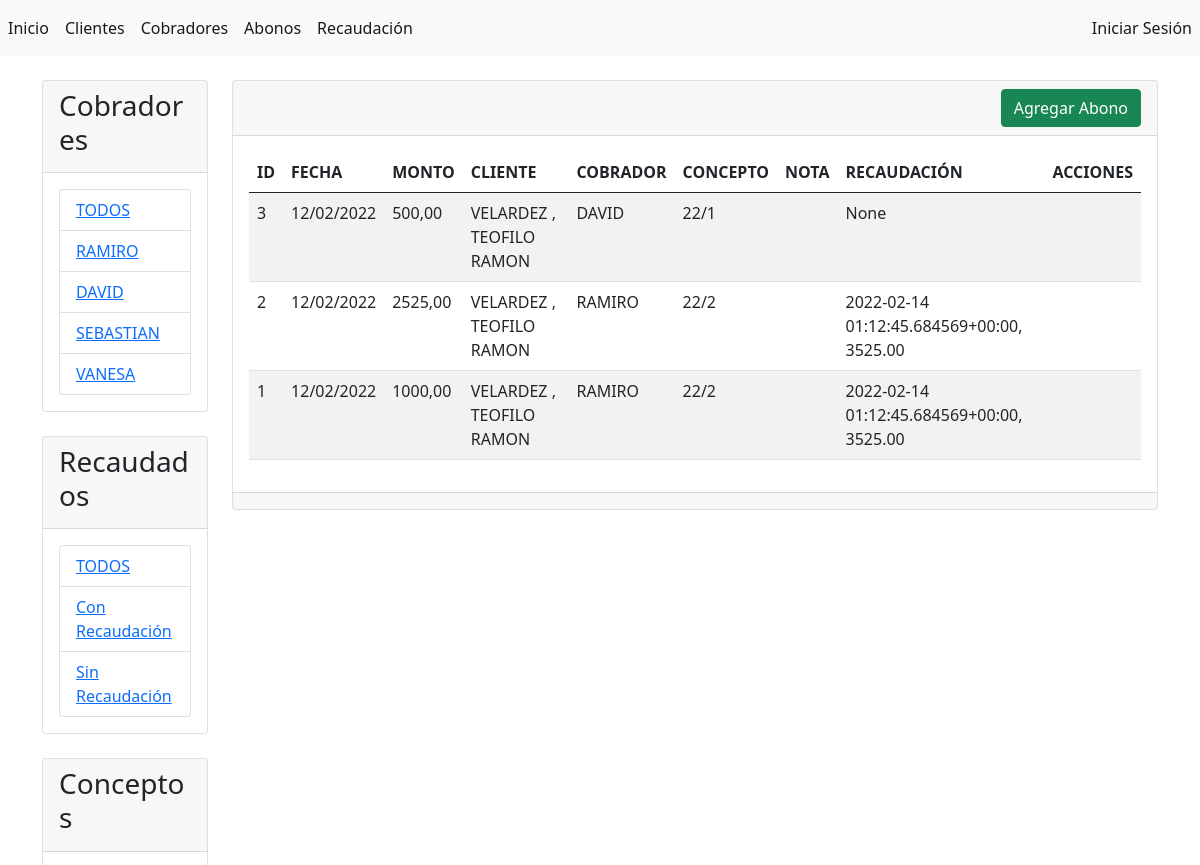
The page /abonos/ (upper part) on the database as committed earlier.
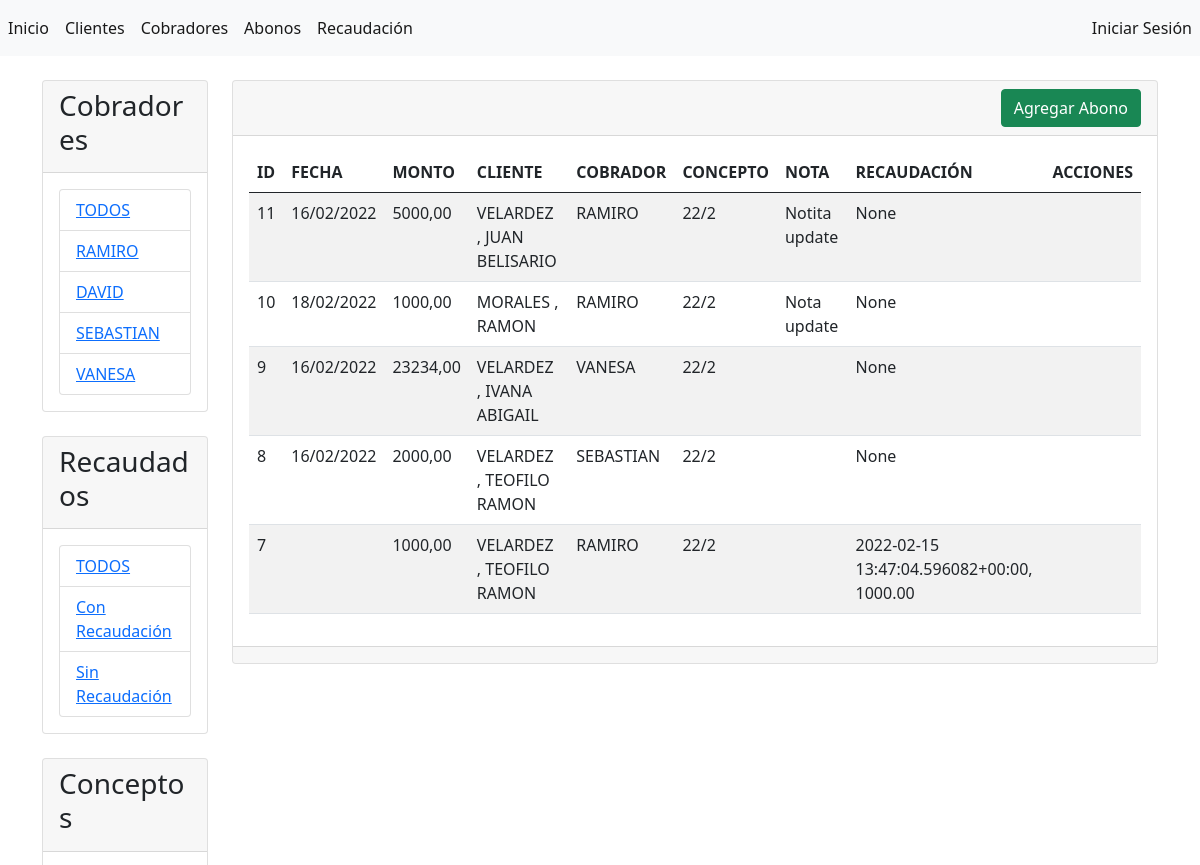
The same page on the database as committed later.
### abonos/models.py (models this page shows, shortened)
class Cobrador(models.Model):
    nombre = models.CharField(max_length=45, verbose_name="nombre")
    activo = models.BooleanField(default=True, verbose_name="activo")
    usuario = models.ForeignKey(User,null=True, on_delete=SET_NULL)
    creado = models.DateTimeField(auto_now_add=True)
    modificado = models.DateTimeField(auto_now=True)
    class Meta:
        verbose_name = "Cobrador"
        verbose_name_plural = "Cobradores"
        ordering = ['-modificado', '-creado']
        unique_together = ['nombre']

class Abono(models.Model):
    cliente = models.ForeignKey(
        'Cliente',
        null=True,
        on_delete=SET_NULL
        )
    cobrador = models.ForeignKey(
        'Cobrador',
        null=True,
        on_delete=SET_NULL
        )
    recaudacion = models.ForeignKey(
        'Recaudacion',
        null=True,
        on_delete=SET_NULL,
        default=None
    )
    concepto = models.ForeignKey(
        'Concepto',
        null=True,
        on_delete=SET_NULL,
        default=None
        )
    fecha = models.DateTimeField(
        blank=True,
        null=True,
        default= datetime.now,
        verbose_name="fecha"
        )
    monto = models.DecimalField(
        max_digits=10,
        decimal_places=2,
        default=0.00,
        verbose_name="monto"
        )
    nota = models.CharField(
        max_length=100,
        blank=True,
        verbose_name="nota"
        )
    creado = models.DateTimeField(auto_now_add=True)
    modificado = models.DateTimeField(auto_now=True)
    class Meta:
        verbose_name = "Abono"
        verbose_name_plural = "Abonos"
        ordering = ['-modificado', '-creado']

class Cliente(models.Model):
    apellido = models.CharField(max_length=45, verbose_name="apellido")
    nombre = models.CharField(max_length=45, verbose_name="nombre")
    activo = models.BooleanField(default=True, verbose_name="activo")
    creado = models.DateTimeField(auto_now_add=True)
    modificado = models.DateTimeField(auto_now=True)
    class Meta:
        verbose_name = "Cliente"
        verbose_name_plural = "Clientes"
        ordering = ['-modificado', '-creado']
        unique_together = ['apellido', 'nombre']

class Concepto(models.Model):
    año = models.IntegerField()
    mes = models.IntegerField()
    creado = models.DateTimeField(auto_now_add=True)
    modificado = models.DateTimeField(auto_now=True)
    def __str__(self):
        fila = str(self.año) + '/' + str(self.mes)
        return fila
    class Meta:
        verbose_name = "Concepto"
        verbose_name_plural = "Conceptos"
        ordering = ['-modificado', '-creado']

class Recaudacion(models.Model):
    cobrador = models.ForeignKey(
        'Cobrador',
        blank=False,
        null=True,
        on_delete=SET_NULL
        )
    fecha = models.DateTimeField(
        blank=True,
        null=True,
        default= datetime.now,
        verbose_name="fecha"
        )
    monto = models.DecimalField(
        max_digits=10,
        decimal_places=2,
        default=0.00,
        verbose_name="monto"
        )
    nota = models.CharField(
        max_length=100,
        blank=True,
        verbose_name="nota"
        )
    creado = models.DateTimeField(auto_now_add=True)
    modificado = models.DateTimeField(auto_now=True)
    def __str__(self):
        fila = str(self.creado) + ", " + str(self.monto)
        return fila
    class Meta:
        verbose_name = "Recaudación"
        verbose_name_plural = "Recaudaciones"
        ordering = ['-modificado', '-creado']

### abonos/views.py (the view)
# urls.py: path('abonos/', views.abonos, name='abonos'),
def abonos(request):
    if request.GET.get('query_cobrador') != None:
        query_cobrador = request.GET.get('query_cobrador')
        abonos = Abono.objects.filter(cobrador__id = query_cobrador).order_by('-creado')
    if request.GET.get('query_concepto') != None:
        query_concepto = request.GET.get('query_concepto')
        abonos = Abono.objects.filter(concepto = query_concepto).order_by('-creado')
    if request.GET.get('query_cliente') != None:
        query_cliente = request.GET.get('query_cliente')
        abonos = Abono.objects.filter(cliente__id = query_cliente).order_by('-creado')
    if request.GET.get('query_recaudacion') != None:
        query_recaudacion = request.GET.get('query_recaudacion')
        if query_recaudacion == "1":
            abonos = Abono.objects.exclude(recaudacion=None).order_by('-creado')
        if query_recaudacion == "0":
            abonos = Abono.objects.filter(recaudacion=None).order_by('-creado')
    if request.GET.get('query_cliente') == None and request.GET.get('query_cobrador') == None and request.GET.get('query_concepto') == None and request.GET.get('query_recaudacion') == None:
        abonos = Abono.objects.all().order_by('-creado')
    conceptos = Concepto.objects.all().order_by('-creado')
    cobradores = Cobrador.objects.all()
    context = {
        'abonos': abonos,
        'cobradores': cobradores,
        'conceptos': conceptos,
    }
    return render(request, 'abonos/index.html', context)

### abonos/templates/abonos/index.html (shortened to what this page needs)
{% extends "base.html" %}
{% block sidebar %}
<div class="card">
    <div class="card-header">
        <h3>Cobradores</h3>
    </div>
    <div class="card-body">
        <div class="list-group">
            <li class="list-group-item"><a href="{% url 'abonos' %}">TODOS</a></li>
            {% for cobrador in cobradores %}
            <li class="list-group-item"><a href="{% url 'abonos' %}?query_cobrador={{cobrador.id}}">{{ cobrador.nombre }}</a></li>
            {% endfor %}
        </div>
    </div>
</div>
<br>
<div class="card">
    <div class="card-header">
        <h3>Recaudados</h3>
    </div>
    <div class="card-body">
        <div class="list-group">
            <li class="list-group-item"><a href="{% url 'abonos' %}">TODOS</a></li>
            <li class="list-group-item"><a href="{% url 'abonos' %}?query_recaudacion=1">Con Recaudación</a></li>
            <li class="list-group-item"><a href="{% url 'abonos' %}?query_recaudacion=0">Sin Recaudación</a></li>
        </div>
    </div>
</div>
<br>
<div class="card">
    <div class="card-header">
        <h3>Conceptos</h3>
    </div>
    <div class="card-body">
    </div>
</div>
<br>
{% endblock %}
{% block contenido %}
<div class="card">
    <div class="card-header d-flex justify-content-end">
        <a name="" id="" class="btn btn-success" href="{% url 'agregar_abono' %}" role="button">Agregar Abono</a>
    </div>
    <div class="card-body">
        <table class="table table-striped table-hover">
            <thead>
                <tr>
                    <th>ID</th>
                    <th>FECHA</th>
                    <th>MONTO</th>
                    <th>CLIENTE</th>
                    <th>COBRADOR</th>
                    <th>CONCEPTO</th>
                    <th>NOTA</th>
                    <th>RECAUDACIÓN</th>
                    <th>ACCIONES</th>
                </tr>
            </thead>
            <tbody>
                {% for abono in abonos %}
                <tr>
                    <td>{{ abono.id }}</td>
                    <td>{{ abono.fecha|date:"d/m/Y" }}</td>
                    <td>{{ abono.monto }}</td>
                    <td>{{ abono.cliente.apellido }} , {{ abono.cliente.nombre }}</td>
                    <td>{{ abono.cobrador.nombre }}</td>
                    <td>{{ abono.concepto }}</td>
                    <td>{{ abono.nota }}</td>
                    <td>{{ abono.recaudacion }}</td>
                    <td>
                    </td>
                </tr>
                {% endfor %}
            </tbody>
        </table>
    </div>
    <div class="card-footer text-muted">
    </div>
</div>
{% endblock %}

Rows that differ between the two databases and show on the page:
removed Abono: id "3", fecha "12/02/2022", monto "500,00", cliente.apellido "VELARDEZ", cliente.nombre "TEOFILO RAMON", cobrador.nombre "DAVID", concepto "22/1", recaudacion "None"
removed Abono: id "2", fecha "12/02/2022", monto "2525,00", cliente.apellido "VELARDEZ", cliente.nombre "TEOFILO RAMON", cobrador.nombre "RAMIRO", concepto "22/2", recaudacion "2022-02-14 01:12:45.684569+00:00, 3525.00"
removed Abono: id "1", fecha "12/02/2022", monto "1000,00", cliente.apellido "VELARDEZ", cliente.nombre "TEOFILO RAMON", cobrador.nombre "RAMIRO", concepto "22/2", recaudacion "2022-02-14 01:12:45.684569+00:00, 3525.00"
added Abono: id "11", fecha "16/02/2022", monto "5000,00", cliente.apellido "VELARDEZ", cliente.nombre "JUAN BELISARIO", cobrador.nombre "RAMIRO", concepto "22/2", nota "Notita update", recaudacion "None"
added Abono: id "10", fecha "18/02/2022", monto "1000,00", cliente.apellido "MORALES", cliente.nombre "RAMON", cobrador.nombre "RAMIRO", concepto "22/2", nota "Nota update", recaudacion "None"
added Abono: id "9", fecha "16/02/2022", monto "23234,00", cliente.apellido "VELARDEZ", cliente.nombre "IVANA ABIGAIL", cobrador.nombre "VANESA", concepto "22/2", recaudacion "None"
added Abono: id "8", fecha "16/02/2022", monto "2000,00", cliente.apellido "VELARDEZ", cliente.nombre "TEOFILO RAMON", cobrador.nombre "SEBASTIAN", concepto "22/2", recaudacion "None"
added Abono: id "7", monto "1000,00", cliente.apellido "VELARDEZ", cliente.nombre "TEOFILO RAMON", cobrador.nombre "RAMIRO", concepto "22/2", recaudacion "2022-02-15 13:47:04.596082+00:00, 1000.00"
